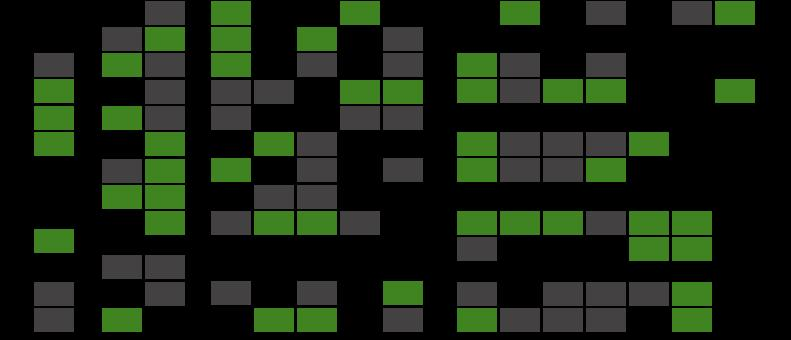
#> input picture seat_detect/random_generated.jpg, 791 x 340 px
$ python -i Main2.py   (imports and definitions only)   (older library calls are emulated)
#> lines starting #> are read from the running program, lines starting #| are printed output that depends on the picture; after the words box and inside, x2 and y2 are one past the last pixel; in counts of white or black regions, pixels touching at a corner belong together
### seat_detect/Histogram2.py
# -*- coding: UTF-8 -*-

import cv2
import numpy as np

def histogram(image, t, w, h):
    mhist = []

    #세로 -> 가로 히스토그램
    if(t == 0):
        # 90도 회전 - 가로, 세로 사이즈 반전 일어남
        img = np.rot90(image)

        #현재 img의 세로 size (for문 돌리기 위함)
        size = np.size(img, 0)
        #mhist = np.zeros((size, 1), dtype="uint8")


    #가로: 원본 이미지 -> 세로 히스토그램
    else:
        img = image
        size = np.size(img, 0)
        #mhist = np.zeros((size, 1), dtype="uint8")

    #count nonzero value
    max = -100
    for j in range(size):
        v = cv2.countNonZero(img[j])
        #mhist[j] = v
        mhist.append(v)
        if(v > max):
            max = v

    #원본 이미지의 경우: 세로 히스토그램 생성
    if(t == 1):
        width = max
        height = h
        histo = np.zeros((height, width, 1), dtype = "uint8")

        for i in range(height):
            data = mhist[i]
            for j in range(width):
                if(data == 0):
                    break
                else:
                    histo[i][j] = 255
                data -= 1

    #90도 회전 이미지의 경우: 가로 히스토그램 생성
    else:
        width = w
        height = max
        hist = np.zeros((height, width, 1), dtype="uint8")

        for j in range(width):
            data = mhist[j]
            for i in range(height-1, -1, -1):
                if(data == 0):
                    break
                else:
                    hist[i][j] = 255
                data -= 1

        histo = cv2.flip(hist, 1)
        mhist.reverse()

    return histo, mhist

'''
image = cv2.imread('pcroom2.jpg')
gray = cv2.cvtColor(image, cv2.COLOR_BGR2GRAY)
h, w = image.shape[:2]
cv2.line(image,
             (11, 0),
             (11, h),
             (255, 255, 255), 2, 1)
cv2.imshow("image", image)

ret, thresh = cv2.threshold(gray, 18, 255, cv2.THRESH_BINARY)

hist_w, mhist_w = histogram(thresh, 0, w, h) # height
hist_h, mhist_h = histogram(thresh, 1, w, h ) # width


cv2.imshow("image", image)
cv2.imshow("thresh", thresh)
cv2.imshow("hist1", hist_w)
cv2.imshow("hist2", hist_h)

print(mhist_w)
print(mhist_h)

key = cv2.waitKey(0)
if key == 27:
    cv2.destroyAllWindows()
'''

### seat_detect/Decide_matrix2.py
# -*- coding: UTF-8 -*-

#from seat_detect import Histogram2 as h
'''
def seat_size(mhist_w, mhist_h):
    # 좌석의 가로 길이 판단하기
    seat_w = -100
    min_seat_w = -100
    max_seat_w = -100
    for i in range(len(mhist_w)):
        if(mhist_w[i]!=0):
            #min_seat가 최초값이라면
            if (min_seat_w < 0):
                min_seat_w = i
            #max값 재조정
            if (max_seat_w < i):
                max_seat_w = i

        #해당 좌표의 픽셀 개수가 0이라면-즉, 빈 공간이라면
        else:
            #하지만 min_seat_w가 초기값이 아니면 - 좌석 하나만큼 훑었다는 뜻
            if(min_seat_w >0):
                break

    seat_w = max_seat_w - min_seat_w

    # 좌석의 세로 길이 판단하기
    seat_h = -100
    min_seat_h = -100
    max_seat_h = -100
    for i in range(len(mhist_h)):
        if (mhist_h[i] != 0):
            # min_seat가 최초값이라면
            if (min_seat_h < 0):
                min_seat_h = i
            # max값 재조정
            if (max_seat_h < i):
                max_seat_h = i

        # 해당 좌표의 픽셀 개수가 0이라면
        else:
            # 하지만 min_seat_h가 초기값이 아니면 - 좌석 하나만큼 훑었다는 뜻
            if (min_seat_h > 0):
                break

    seat_h = max_seat_h - min_seat_h

    return seat_w, seat_h, min_seat_w
'''
# 좌석 한 줄 별로 나누기 전에 가로 또는 길이 토대로 영역 판단해보기
# 좌석 분포 현황 분석하는 함수
def analyze_seat_wh(mhist):
    # 좌석의 가로(또는 세로) 덩어리 파악하기
    # 최소값 = 좌석 하나의 가로 또는 세로 길이
    min = -100  # 시작 좌표
    max = -100  # 끝 좌표
    min_length = -100
    seat = []
    for i in range(len(mhist)):
        # 좌석이 존재하는 좌표라면
        if (mhist[i] != 0):
            # min이 최초값이라면
            if (min < 0):
                min = i
            # max값 재조정
            if (max < i):
                max = i

        # 해당 좌표의 픽셀 개수가 0이라면
        else:
            # 하지만 min이 초기값이 아니면 - 좌석 덩어리 하나만큼 훑었다는 뜻
            if (min >= 0):
                length = max - min

                seat.append((length, min, max))

                if(min_length <= 0 or length < min_length):
                    min_length = length

                min = -100
                max = -100
        #print(i, min, max)

    # 좌석의 가로 좌표
    seat_length = min_length

    # 좌석의 가로 좌표보다 더 긴 좌석 분포는 따로 저장 (비정상 분포)
    longer = []
    for i in range(len(seat)):
        if(seat[i][0] > seat_length + 2):
            longer.append(seat[i])

    return seat_length, longer

# 빈 좌석 분포 확인하는 함수
def analyze_blank_wh(mhist):
    min_b = -100
    max_b = -100
    min_length = -100
    blank = []

    # 해당 좌표의 픽셀 개수가 0이라면
    for i in range(len(mhist)):
        if (mhist[i] == 0):
            # min_b가 최초값이라면
            if (min_b < 0):
                min_b = i
            # max값 재조정
            if (max_b < i):
                max_b = i

            # 이미지의 끝 여백 부분인 경우에 대한 처리
            if(min_b >= 0 and i==len(mhist)-1):
                b_length = max_b - min_b

                blank.append((b_length, min_b, max_b))

                if (min_length < 0 or b_length < min_length):
                    min_length = b_length

        else:
            # 하지만 min_b가 초기값이 아니면 - 빈공간 하나만큼 훑었다는 뜻
            if (min_b >= 0):
                b_length = max_b - min_b

                blank.append((b_length, min_b, max_b))

                if (min_length < 0 or b_length < min_length):
                    min_length = b_length

                min_b = -100
                max_b = -100


    # 좌석 간의 빈 공간보다 더 긴 빈 공간 분포는 따로 저장(비정상 분포)
    longer = []
    for i in range(len(blank)):
        if (blank[i][0] > min_length + 1):
            longer.append(blank[i])

    return longer

# 좌석 한 줄 별로 나누기
def seat_line(mhist_h):
    lines = []
    # 세로 줄 분석 - 좌석이 있는 좌표 파악
    for i in range(1, len(mhist_h)):
        if(mhist_h[i]!=0):
            if(i==1 and mhist_h[i-1]!=0):
                lines.append(0)
            elif(mhist_h[i-1]==0):
                lines.append(i)


    return lines

# 줄 별로 행렬 만들기
'''
def define_matrix(mhist_w, min_x, seat_w):
    w = len(mhist_w)
    matrix = [0] * (int((w-min_x) / seat_w))

    return matrix
'''
def define_matrix(mimage_w, seat_w):
    w = mimage_w
    matrix = [0] * (int(w / seat_w))

    return matrix

# 이미지 영역 내에서 좌석 line의 영역 잡기
def set_line_roi(lines, h):
    y_points = []
    min_y = -100
    max_y = -100
    for i in range(len(lines)):
        min_y = lines[i]
        max_y = lines[i] + h

        y_points.append((min_y, max_y))

    return y_points

'''
seat_w, seat_h, min_x = seat_size(h.mhist_w, h.mhist_h)
lines = seat_line(h.mhist_h)
print(lines)
print(seat_h)
min_y, max_y = set_roi(lines, seat_h)
print(min_y, max_y)
matrix = define_matrix(h.mhist_h, min_x, seat_w)
'''

### seat_detect/Image_partitioning.py
def set_roi(image, min, max):
    roi = image[min[1]:max[1], min[0]:max[0]]
    #cv2.imshow("roi", line_roi)
    return roi

def image_partition(image, blanks_w, blanks_h):
    image_h, image_w = image.shape[:2]

    # x, y 좌표만 남게 리스트 재배열
    w_points = []
    for i in range(len(blanks_w)):
        if(i==0):
            if(blanks_w[0][1]!=0):
                w_points.append(0)

        if(blanks_w[i][1] == 0):
            if(blanks_w[i][2] != image_w -1):
                w_points.append(blanks_w[i][2])
        else:
            w_points.append(blanks_w[i][1])
            if (blanks_w[i][2] != image_w - 1):
                w_points.append(blanks_w[i][2])

    h_points = []
    for i in range(len(blanks_h)):
        if (i == 0):
            if (blanks_h[0][1] != 0):
                h_points.append(0)

        if (blanks_h[i][1] == 0):
            if (blanks_h[i][2] != image_h - 1):
                h_points.append(blanks_h[i][2])
        else:
            h_points.append(blanks_h[i][1])
            if (blanks_h[i][2] != image_h - 1):
                h_points.append(blanks_h[i][2])

    # 재배열한 리스트를 바탕으로 분할 이미지마다의 좌표 구하기
    img_points = []
    for i in range(len(w_points)):
        for j in range(len(h_points)):
            img_points.append((w_points[i], h_points[j]))


    # y 좌표 같은 것 순으로 sort
    def takeSecond(elem):
        return elem[1]

    img_points.sort(key=takeSecond)

    # 각 영역별 이미지 대각선 꼭지점만 남기기-1.y좌표로 리스트 구분하기
    img = []
    tmp=[]
    num = img_points[0][1]
    for i in range(len(img_points)):
        if(img_points[i][1] == num):
            tmp.append(img_points[i])

            if(i==len(img_points)-1):
                img.append(tmp)
        else:
            img.append(tmp)
            num = img_points[i][1]
            tmp=[]
            tmp.append(img_points[i])

    #2. 구분된 리스트에서 이미지의 대각선 꼭지점 좌표값만 추출
    points = []
    for i in range(int(len(img)/2)):
        for j in range(len(img[0])):
            if(j%2==0):
                p1 = img[i*2][j]
                points.append(p1)
            else:
                p2 = img[i*2+1][j]
                points.append(p2)

    return points

### seat_detect/Color_detect2.py
# -*- coding: UTF-8 -*-

import cv2
import numpy as np

def cut_roi(image, min_y, max_y, w):
    line_roi = image[min_y:max_y, 0:w]
    #cv2.imshow("roi", line_roi)

    return line_roi

def seat_detect(thresh, w, h):
    seat_list = []

    (_, contours, hierarchy) = cv2.findContours(thresh, cv2.RETR_TREE, cv2.CHAIN_APPROX_SIMPLE)

    for pic, contour in enumerate(contours):
        area = cv2.contourArea(contour)
        if (200 < area <= w*h):
            x, y, w, h = cv2.boundingRect(contour)
            seat_list.append((x, y, w, h))  # 개체 리스트에 추가

    seat_list.sort()

    return seat_list

def check_seat_color(seat_roi, seat_w, seat_h):

    hsv = cv2.cvtColor(seat_roi, cv2.COLOR_BGR2HSV)

    # 각 객체의 hsv 색상 범위 설정
    # bseat: 초록 좌석, pseat: 보라 좌석, empty: 빈 좌석
    seat_lower = np.array([42, 82, 30], np.uint8)   # 기존 세븐피시방: 20, 70, 82
    seat_upper = np.array([113, 255, 255], np.uint8) # 기존 세븐피시방: 94, 246, 240

    seat = cv2.inRange(hsv, seat_lower, seat_upper)
    kernel = np.ones((5, 5), "uint8")
    seat = cv2.dilate(seat, kernel)

    (_, contours, hierarchy) = cv2.findContours(seat, cv2.RETR_TREE, cv2.CHAIN_APPROX_SIMPLE)

    if(contours==[]):
        #print("0")
        return False
    else:
        for pic, contour in enumerate(contours):
            area = cv2.contourArea(contour)
            # 파란색 영역이 700이상일 때, 좌석이라고 간주한다
            if (area > seat_w * seat_h * 0.7):
                return True
            else:
                return False

def seat_color_detect(roi, seat_list, seat_w, seat_h):
    occupied_list = []
    empty_list = []

    for i in range(len(seat_list)):
        # 좌석 하나씩
        x, y, w, h = seat_list[i]
        seat_roi = roi[y:y+h, x:x+w]

        if(check_seat_color(seat_roi, seat_w, seat_h)):
            roi = cv2.rectangle(roi, (x, y), (x + w, y + h), (0, 255, 0), 2)
            occupied_list.append((x, y, w, h))
        else:
            roi = cv2.rectangle(roi, (x, y), (x + w, y + h), (0, 0, 255), 2)
            empty_list.append((x, y, w, h))

    # [6 lines of commented-out code are left out]
    occupied_list.sort()
    empty_list.sort()

    return occupied_list, empty_list


'''
image = cv2.imread("pcroom3.jpg")
h, w = image.shape[:2]
roi_img = cut_roi(dg.min_y, dg.max_y, w)
seat_color_detect(roi_img)
start_x = dg.min_x
'''

### seat_detect/grid2.py
# -*- coding: UTF-8 -*-

'''
def occupied_in_grid(seat_w, seat_h, x, y, obj_x, obj_y, obj_w, obj_h):
    # 검사할 grid의 좌표 범위
    x_range = set(range(x, x + seat_w + 1))
    y_range = set(range(y, y + seat_h + 1))
    # 검사할 개체의 좌표 범위
    obj_x_range = list(range(obj_x, obj_w))
    obj_y_range = list(range(obj_y, obj_h))
    # 격자 한 칸과 타겟의 x,y좌표 겹치는 것 찾기
    intersect_x = [value for value in obj_x_range if value in x_range]
    intersect_y = [value for value in obj_y_range if value in y_range]

    if len(intersect_x) >= seat_w / 1.5 and len(intersect_y) >= seat_h / 1.5 :
        return True
    else:
        return False
'''
def occupied_in_grid(seat_w, start_x, end_x, obj_x, obj_w):
    # 검사할 grid의 좌표 범위
    x_range = set(range(start_x, end_x))
    # 검사할 개체의 좌표 범위
    obj_x_range = list(range(obj_x, obj_w))
    # 격자 한 칸과 타겟의 x,y좌표 겹치는 것 찾기
    intersect_x = [value for value in obj_x_range if value in x_range]

    if len(intersect_x) >= seat_w / 1.5 :
        return True
    else:
        return False

# [15 lines left out: function emptyseat_in_grid, not called in this run]


def seat_collision(matrix, seat_w, pimage_w, occupied_list, empty_list):
    interval = int(pimage_w / len(matrix))
    points = [0]
    p = 0
    for i in range(len(matrix)):
        p = p + interval
        points.append(p)

    for ver in range(len(matrix)):
        for occ_seat in occupied_list:
            x, y, w, h = occ_seat   #seat_w, x, obj_x, obj_w
            if occupied_in_grid(seat_w, points[ver], points[ver+1], x, x+w):
                # 해당 되는 좌표 위치에 matrix 값을 업데이트 한다
                matrix[ver] = 2  # 차지한 좌석

        for emp_seat in empty_list:
            x, y, w, h = emp_seat
            if occupied_in_grid(seat_w, points[ver], points[ver+1], x, x+w):
                # 해당 되는 좌표 위치에 matrix 값을 업데이트 한다
                matrix[ver] = 1  # 빈 좌석

    return matrix
'''
def seat_collision(matrix, seat_w, seat_h, start_x, occupied_list, empty_list):
    for ver in range(len(matrix)):
        for occ_seat in occupied_list:
            x, y, w, h = occ_seat
            if occupied_in_grid(seat_w, seat_h, start_x + ver * seat_w, 0, x, y, x+w, y+h):
                # 해당 되는 좌표 위치에 matrix 값을 업데이트 한다
                matrix[ver] = 2  # 차지한 좌석

        for emp_seat in empty_list:
            x, y, w, h = emp_seat
            if occupied_in_grid(seat_w, seat_h, start_x + ver * seat_w, 0, x, y, x+w, y+h):
                # 해당 되는 좌표 위치에 matrix 값을 업데이트 한다
                matrix[ver] = 1  # 빈 좌석

    return matrix
'''

### seat_detect/bit2.py
# -*- coding: UTF-8 -*-
def matrix_to_num(matrix):
    # bit_num을 0으로 설정하면,
    #  맨 처음에 01을 넣지 않고 그냥 1만 넣기에 '총 자리 수'에 문제 발생
    # 이를 해결하기 위해 그냥 초기 값은 1로 둔다
    bit_num = 1
    #비트에는 matrix 배열 '역순'으로 넣기 시작한다
    for i in range(len(matrix)-1, -1, -1):
        if matrix[i] == 0:
            tmp = 1
            bit_num = bit_num << 2
            bit_num = bit_num + tmp

        elif matrix[i] == 1:
            tmp = 2
            bit_num = bit_num << 2
            bit_num = bit_num + tmp

        elif matrix[i] == 2:
            tmp = 3
            bit_num = bit_num << 2
            bit_num = bit_num + tmp

    return bit_num # unsigned long 숫자

def starting_point(area_num, roi_points, y_point):
    x_points = []
    for i in range(len(roi_points)):
        if(i%2==0):
            x_points.append(roi_points[i][0])

    return x_points[area_num], y_point


def num_to_matrix(bit_num, matrix):
    state_matrix = []
    # bit 수는 g.vertical_max + 1 만큼이다
    for i in range(len(matrix)):
    # 임시 수: 기존 수에 맨 끝에 2자리 bit를 00로 리셋
        tmp_num = bit_num >> 2
        tmp_num = tmp_num << 2
        #print("tmp num: ", bin(tmp_num))

        # 기존 수 - 임시 수 = 끝 2 bit의 차이
        # 즉, 마지막 2 bit 값을 구할 수 있다
        tmp = bit_num - tmp_num

        # 기존 matrix state 로 환원하는 과정
        if tmp == 1:
            num = 0
        elif tmp == 2:
            num = 1
        elif tmp == 3:
            num = 2

        # 새 matrix에 삽입
        state_matrix.append(num)

        # 이미 판별한 마지막 2 bit는 더 이상 필요없으므로 삭제
        bit_num = bit_num >> 2

    return state_matrix

'''
matrix= [2, 2, 2, 1, 2, 2, 2, 2, 2, 1, 0]
print(matrix)
n = matrix_to_long(matrix)
print(n, bin(n))
'''

### seat_detect/Main2.py
# -*- coding: UTF-8 -*-
import cv2
import numpy as np
from seat_detect import Histogram2 as h, Decide_matrix2 as dm, Image_partitioning as ip, Color_detect2 as cd, \
    grid2 as g, bit2 as b
import json

def json_convert(seats):
    #받아온 딕셔너리로 json파일 생성하는 함수
    fj = open("pc_info.json","w")
    jsonString = json.dumps(seats,ensure_ascii=False)
    fj.write(jsonString)
    fj.close()

def main():
    # 분석할 pc방 좌석도 가져오기
    image = cv2.imread("random_generated.jpg")
#> image is the input picture: shape (340, 791, 3); mean B, G, R 18.1, 34.1, 23.2
    # cv2.line(image, (427, 0), (427, 50), (255, 0, 0), 2)
    #cv2.imshow("pcroom", image)

    #json 파일 만들기 위한 dictionary
    dic_for_json = {}
    seats = []

    f = open("test.txt", 'w')

    # image의 size
    image_h, image_w = image.shape[:2]
    f.write("%d %d\n" % (image_h, image_w))
    dic_for_json["image_h"] = image_h
    dic_for_json["image_w"] = image_w
    # print(image_w, image_h)

    # 분석을 위해 이미지 가공
    gray = cv2.cvtColor(image, cv2.COLOR_BGR2GRAY)
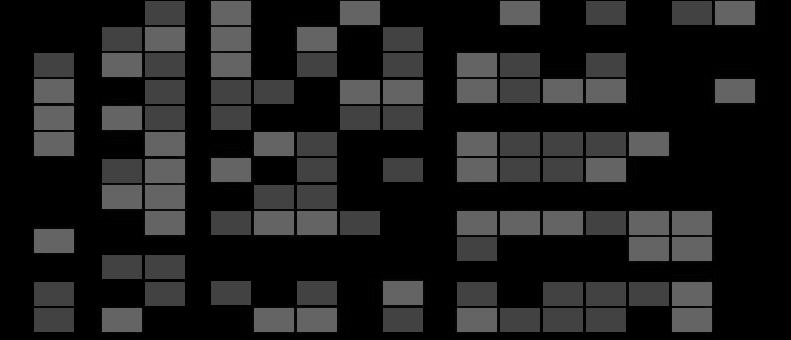
#> gray: shape (340, 791); min 0, max 117, mean 29.1
    ret, thresh = cv2.threshold(gray, 30, 255, cv2.THRESH_BINARY)
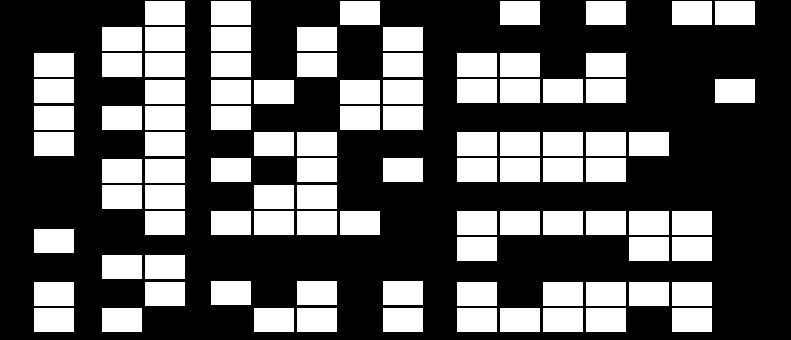
#> thresh: shape (340, 791); 34.6% white; 97 white regions, largest, box (x1, y1, x2, y2) and area: (145, 1, 185, 25) 960, (211, 1, 251, 25) 960, (340, 1, 380, 25) 960

    # 전체 histogram 분석 먼저한다
    hist_w, mhist_w = h.histogram(thresh, 0, image_w, image_h)  # height
#> in histogram, `img = np.rot90(image)`:
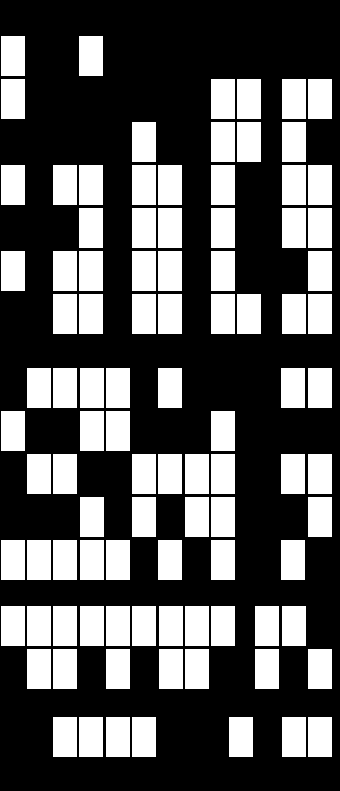
#> img: shape (791, 340); 34.6% white; 97 white regions, largest, box (x1, y1, x2, y2) and area: (1, 36, 25, 76) 960, (79, 36, 103, 76) 960, (1, 79, 25, 119) 960
#> in histogram, `size = np.size(img, 0)`: size = 791
#> the loop in histogram, `for j in range(size):` made 791 passes
#> (v, max) on passes 1, 37, 80, 166, 607: (0, 0), (48, 48), (120, 120), (192, 192), (264, 264)
#> after the loop in histogram, `for j in range(size):`: max = 264; mhist = 791 values, max 264 at index 606, min 0 at index 0, mean 117.7
#> in histogram, `height = max`: height = 264
#> the loop in histogram, `for j in range(width):` made 791 passes
#> after the loop in histogram, `for j in range(width):`:
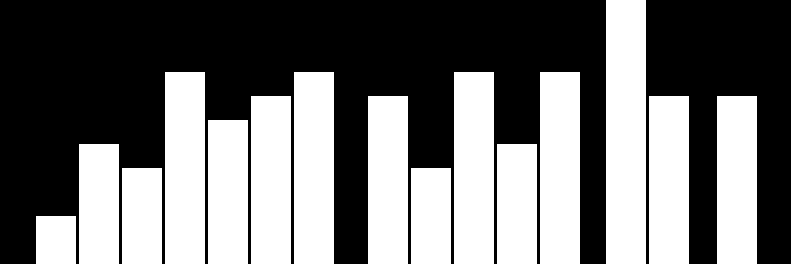
#> hist: shape (264, 791, 1); 44.6% white; 15 white regions, largest, box (x1, y1, x2, y2) and area: (606, 0, 646, 264) 10560, (165, 72, 205, 264) 7680, (294, 72, 334, 264) 7680
#> in histogram, `histo = cv2.flip(hist, 1)`:
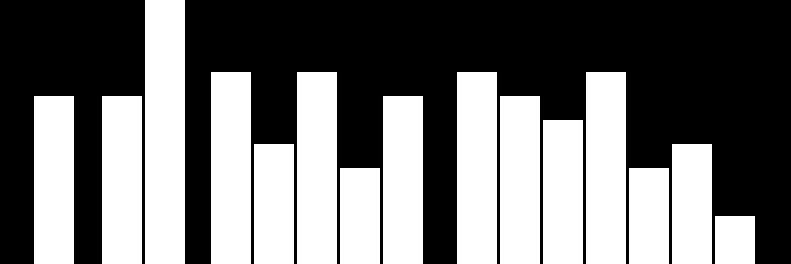
#> histo: shape (264, 791); 44.6% white; 15 white regions, largest, box (x1, y1, x2, y2) and area: (145, 0, 185, 264) 10560, (211, 72, 251, 264) 7680, (297, 72, 337, 264) 7680
#> mhist_w = 791 values, max 264 at index 145, min 0 at index 0, mean 117.7
    hist_h, mhist_h = h.histogram(thresh, 1, image_w, image_h)  # width
#> (the rest of the program and of its run is left out)
